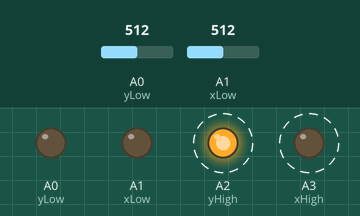
Bench run of a sketch on a simulated Arduino Uno, built with avr-gcc and run on an emulated ATmega328P. Parts: output pins drawn as LEDs (lit = HIGH). Dashed ring = blinking. Inputs (shaded band) come from the test bench; at power-on: A0 (yLow) = 512, A1 (xLow) = 512. What the sketch prints to the serial monitor is not drawn.

Above: at 0.06 s.
Timing chart, 0 to 3.0 s (numbered marks = the images above):
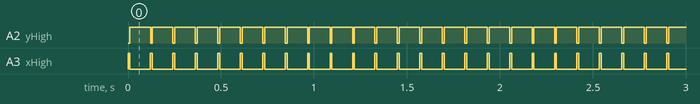

The sketch:

arduino_touchscreen_4wire.ino
```cpp
/*
  test for touchscreen
*/
#define xLow  A1
#define xHigh A3
#define yLow A0
#define yHigh A2

void setup() {
  // put your setup code here, to run once:
  Serial.begin(115200);
}

void loop() {
  // put your main code here, to run repeatedly:
  pinMode(xLow,OUTPUT);
  pinMode(xHigh,OUTPUT);
  digitalWrite(xLow,LOW);
  digitalWrite(xHigh,HIGH);

  digitalWrite(yLow,LOW);
  digitalWrite(yHigh,LOW);

  pinMode(yLow,INPUT);
  pinMode(yHigh,INPUT);
  delay(10);

  //xLow has analog port -14 !!
  int x=analogRead(yLow);

  pinMode(yLow,OUTPUT);
  pinMode(yHigh,OUTPUT);
  digitalWrite(yLow,LOW);
  digitalWrite(yHigh,HIGH);

  digitalWrite(xLow,LOW);
  digitalWrite(xHigh,LOW);

  pinMode(xLow,INPUT);
  pinMode(xHigh,INPUT);
  delay(10);

  //xLow has analog port -14 !!
  int y=analogRead(xLow);

  Serial.print("x=");Serial.print(x);
  Serial.print(",y=");Serial.println(y);
  delay(100);
}
```

Measured:
- by itself, A2 (yHigh): alternates HIGH for 0.11 s and LOW for 0.01 s
- by itself, A3 (xHigh): alternates HIGH for 0.01 s and LOW for 0.11 s
